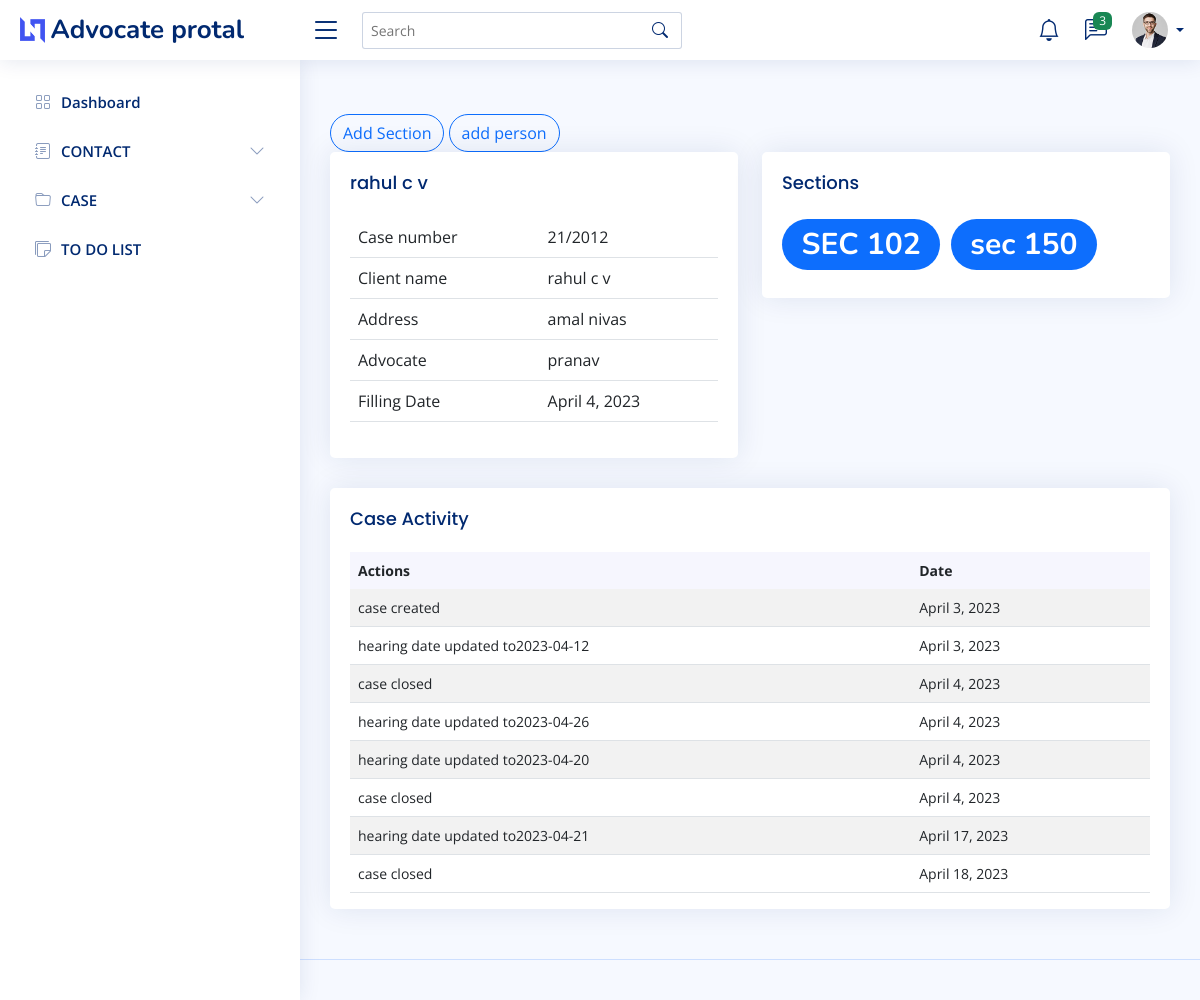
The app's page /advocate/casedetails/4 with its own data.
### Admin_user/models.py (models this page shows)
class CaseRegister(models.Model):
    client_name=models.ForeignKey(client, on_delete=models.CASCADE)
    case_number=models.CharField(max_length=50)
    year=models.IntegerField()
    incident=models.CharField(max_length=50,null=True)
    advocate=models.ForeignKey(Advocate,null=True,on_delete=models.SET_NULL)
    Filling_Date=models.DateField(auto_now=False, auto_now_add=False,null=True)
    First_hearing_date=models.DateField(auto_now=False, auto_now_add=False,null=True)
    Next_hearing_date=models.DateField(auto_now=False, auto_now_add=False,null=True)
    Fir_date=models.DateField(auto_now=False, auto_now_add=False,null=True)
    Fir_number=models.IntegerField(null=True)
    Fir_policeStation=models.CharField(max_length=50,null=True)
    case_category=models.ForeignKey(CaseCategory,null=True,on_delete=models.SET_NULL)
    status=models.CharField(max_length=20,choices=status_choice,null=True,default=1)
    def __str__(self) :
        return self.client_name.First_name+" "+self.client_name.Last_name

class client(models.Model):
    First_name=models.CharField(max_length=50)
    Last_name=models.CharField(max_length=50)
    Address=models.ForeignKey(Address,null=True, on_delete=models.SET_NULL)
    Category=models.CharField(max_length=50,null=True)
    is_case=models.BooleanField(default=False)
    phone=models.IntegerField(null=True)
    email=models.CharField(max_length=50,null=True)
    def __str__(self) :
        return self.First_name+" "+self.Last_name

class Address(models.Model):
    House_name=models.CharField(max_length=50)
    Place=models.CharField(max_length=50)
    City=models.CharField(max_length=50)
    State=models.ForeignKey(State, on_delete=models.CASCADE)
    district=models.ForeignKey(District, on_delete=models.CASCADE)
    Country=models.CharField(max_length=50)
    Pin=models.IntegerField()
    def __str__(self):
        return self.House_name

class Advocate(models.Model):
    name=models.CharField(max_length=50)
    address=models.ForeignKey(Address,on_delete=models.DO_NOTHING)
    phone=models.IntegerField()
    court=models.ForeignKey(Court,null=True, on_delete=models.SET_NULL)
    def __str__(self) :
        return self.name

class caseSections(models.Model):
    case=models.ForeignKey(CaseRegister, on_delete=models.CASCADE)
    Sections=models.ForeignKey(Sections, on_delete=models.CASCADE)
    def __str__(self):
        return self.Sections.sections

class Sections(models.Model):
    sections=models.CharField(max_length=50)
    def __str__(self):
        return self.sections

class CaseAction(models.Model):
    case=models.ForeignKey(CaseRegister, on_delete=models.DO_NOTHING)
    action=models.CharField(max_length=50,choices=Action_choice,default=1)
    date=models.DateField(auto_now=False, auto_now_add=False,null=True)

### advocate/views.py (the view)
# urls.py: path("casedetails/<int:id>",adv_case_details,name="adv_case_details"),
def adv_case_details(request,id):
    ob=CaseRegister.objects.get(id=id)
    persondata=Person.objects.all().filter(case_id=id)
    context={"person":persondata}
    context={"section":caseSections.objects.all().filter(case_id=id)}
    context["data"]=ob
    context["form"]=Casesectionform()
    context["actions"]=CaseAction.objects.filter(case=ob)
    context["sections"]=caseSections.objects.all().filter(case=ob)
    return render(request,"advocate/case_details.html",context)

### Admin_user/form.py
class Casesectionform(forms.ModelForm):
    class Meta:
        model = caseSections
        exclude=["case"]
    def __init__(self,*args,**kwargs):
        super(Casesectionform,self).__init__(*args,**kwargs)
        for i in self.fields.values():
            i.widget.attrs['class']="form-control"

### templates/advocate/case_details.html (shortened to what this page needs)
{% extends 'advocate/main.html' %}
{% block content %}
<br>
  <button type="button" class="btn btn-outline-primary rounded-pill" data-bs-toggle="modal" data-bs-target="#largeModal">
    Add Section
  </button>
  <a href="{% url 'add_person' id=data.id%}" class="btn btn-outline-primary rounded-pill">add person<a>
                {%load crispy_forms_tags %}
<div class="row align-items-top">
  <div class="col-lg-6">
    <div class="card">
      <div class="card-body">
        <h5 class="card-title">{{data}}</h5>
        <table class="table">
          <tbody>
            <tr>
              <td>Case number</td>
              <td >{{data.case_number}}</td>
            </tr>
            <tr>
              <td>Client name</td>
              <td >{{data.client_name}}</td>
            </tr>
            <tr>
              <td>Address</td>
              <td >{{data.client_name.Address}}</td>
            </tr>
            <tr>
              <td>Advocate</td>
              <td >{{data.advocate}}</td>
            </tr>
            <tr>
              <td>Filling Date</td>
              <td >{{data.Filling_Date}}</td>
            </tr>
          </tbody>
        </table>
      </div>
    </div>
  </div>
  <div class="col-lg-6">
    <div class="card">
      <div class="card-body">
        <h3 class="card-title">Sections</h3>
        <h1>{% for i in section %}
          <span class="badge rounded-pill bg-primary"> {{i}}</span>
          {% endfor %}</h1>
      </div>
    </div>
  </div>
</div>
<div class="col-12">
    <div class="card top-selling overflow-auto">
      <div class="card-body pb-0">
          <h5 class="card-title">Case Activity</h5>
          <table class="table table-striped">
            <thead>
              <tr>
                <th class="fw-bold" scope="col">Actions</th>
                <th class="fw-bold" scope="col">Date</th>
              </tr>
            </thead>
            <tbody>
              {% for i in actions %}
              <tr>
                <td>{{i.action}}</td>
                <td >{{i.date}}</td>
              </tr>
              {% endfor %}
            </tbody>
          </table>
        </div>
      </div>
    </div>
{% endblock content %}

### static/assets/css/style.css (style rules this page uses)
:root { scroll-behavior: smooth; }
body { font-family: "Open Sans", sans-serif; background: #f6f9ff; color: #444444; }
a { color: #4154f1; text-decoration: none; }
h1, h2, h3, h4, h5, h6 { font-family: "Nunito", sans-serif; }
.card { margin-bottom: 30px; border: none; border-radius: 5px; box-shadow: 0px 0 30px rgba(1, 41, 112, 0.1); }
.card-title { padding: 20px 0 15px 0; font-size: 18px; font-weight: 500; color: #012970; font-family: "Poppins", sans-serif; }
.card-body { padding: 0 20px 20px 20px; }
.dashboard .top-selling { font-size: 14px; }
.dashboard .top-selling .table thead { background: #f6f6fe; }
.dashboard .top-selling .table thead th { border: 0; }
.dashboard .top-selling .table tbody td { vertical-align: middle; }

### records on screen
CaseRegister: client_name.Last_name "rahul c v", case_number "21/2012", client_name "rahul c v", client_name.Address "amal nivas", advocate "pranav", Filling_Date "April 4, 2023"
caseSections: Sections.sections "SEC 102"
caseSections: Sections.sections "sec 150"
CaseAction: action "case created", date "April 3, 2023"
CaseAction: action "hearing date updated to2023-04-12", date "April 3, 2023"
CaseAction: action "case closed", date "April 4, 2023"
CaseAction: action "hearing date updated to2023-04-26", date "April 4, 2023"
CaseAction: action "hearing date updated to2023-04-20", date "April 4, 2023"
CaseAction: action "case closed", date "April 4, 2023"
CaseAction: action "hearing date updated to2023-04-21", date "April 17, 2023"
CaseAction: action "case closed", date "April 18, 2023"
